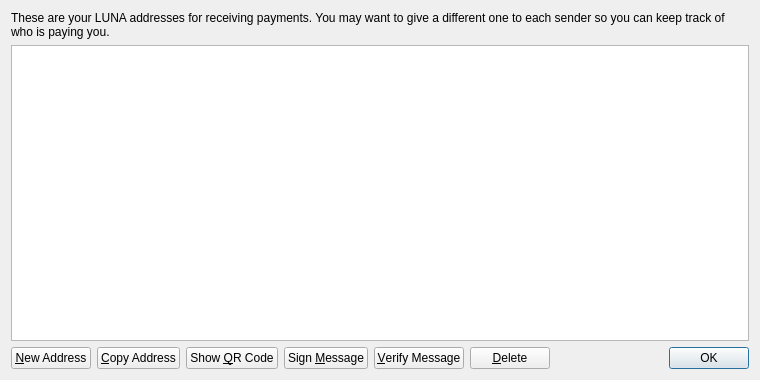
<?xml version="1.0" encoding="UTF-8"?>
<ui version="4.0">
 <class>AddressBookPage</class>
 <widget class="QWidget" name="AddressBookPage">
  <property name="geometry">
   <rect>
    <x>0</x>
    <y>0</y>
    <width>760</width>
    <height>380</height>
   </rect>
  </property>
  <property name="windowTitle">
   <string>Address Book</string>
  </property>
  <layout class="QVBoxLayout" name="verticalLayout">
   <item>
    <widget class="QLabel" name="labelExplanation">
     <property name="text">
      <string>These are your LUNA addresses for receiving payments. You may want to give a different one to each sender so you can keep track of who is paying you.</string>
     </property>
     <property name="textFormat">
      <enum>Qt::PlainText</enum>
     </property>
     <property name="wordWrap">
      <bool>true</bool>
     </property>
    </widget>
   </item>
   <item>
    <widget class="QTableView" name="tableView">
     <property name="contextMenuPolicy">
      <enum>Qt::CustomContextMenu</enum>
     </property>
     <property name="toolTip">
      <string>Double-click to edit address or label</string>
     </property>
     <property name="tabKeyNavigation">
      <bool>false</bool>
     </property>
     <property name="alternatingRowColors">
      <bool>true</bool>
     </property>
     <property name="selectionMode">
      <enum>QAbstractItemView::SingleSelection</enum>
     </property>
     <property name="selectionBehavior">
      <enum>QAbstractItemView::SelectRows</enum>
     </property>
     <property name="sortingEnabled">
      <bool>true</bool>
     </property>
     <attribute name="verticalHeaderVisible">
      <bool>false</bool>
     </attribute>
    </widget>
   </item>
   <item>
    <layout class="QHBoxLayout" name="horizontalLayout">
     <item>
      <widget class="QPushButton" name="newAddressButton">
       <property name="toolTip">
        <string>Create a new address</string>
       </property>
       <property name="text">
        <string>&amp;New Address</string>
       </property>
       <property name="icon">
        <iconset resource="../bitcoin.qrc">
         <normaloff>:/icons/add</normaloff>:/icons/add</iconset>
       </property>
      </widget>
     </item>
     <item>
      <widget class="QPushButton" name="copyToClipboard">
       <property name="toolTip">
        <string>Copy the currently selected address to the system clipboard</string>
       </property>
       <property name="text">
        <string>&amp;Copy Address</string>
       </property>
       <property name="icon">
        <iconset resource="../bitcoin.qrc">
         <normaloff>:/icons/editcopy</normaloff>:/icons/editcopy</iconset>
       </property>
      </widget>
     </item>
     <item>
      <widget class="QPushButton" name="showQRCode">
       <property name="text">
        <string>Show &amp;QR Code</string>
       </property>
       <property name="icon">
        <iconset resource="../bitcoin.qrc">
         <normaloff>:/icons/qrcode</normaloff>:/icons/qrcode</iconset>
       </property>
      </widget>
     </item>
     <item>
      <widget class="QPushButton" name="signMessage">
       <property name="toolTip">
        <string>Sign a message to prove you own a LUNA address</string>
       </property>
       <property name="text">
        <string>Sign &amp;Message</string>
       </property>
       <property name="icon">
        <iconset resource="../bitcoin.qrc">
         <normaloff>:/icons/edit</normaloff>:/icons/edit</iconset>
       </property>
      </widget>
     </item>
     <item>
      <widget class="QPushButton" name="verifyMessage">
       <property name="toolTip">
        <string>Verify a message to ensure it was signed with a specified LUNA address</string>
       </property>
       <property name="text">
        <string>&amp;Verify Message</string>
       </property>
       <property name="icon">
        <iconset resource="../bitcoin.qrc">
         <normaloff>:/icons/transaction_0</normaloff>:/icons/transaction_0</iconset>
       </property>
      </widget>
     </item>
     <item>
      <widget class="QPushButton" name="deleteButton">
       <property name="toolTip">
        <string>Delete the currently selected address from the list</string>
       </property>
       <property name="text">
        <string>&amp;Delete</string>
       </property>
       <property name="icon">
        <iconset resource="../bitcoin.qrc">
         <normaloff>:/icons/remove</normaloff>:/icons/remove</iconset>
       </property>
      </widget>
     </item>
     <item>
      <spacer name="horizontalSpacer">
       <property name="orientation">
        <enum>Qt::Horizontal</enum>
       </property>
       <property name="sizeHint" stdset="0">
        <size>
         <width>40</width>
         <height>20</height>
        </size>
       </property>
      </spacer>
     </item>
     <item>
      <widget class="QDialogButtonBox" name="buttonBox">
       <property name="sizePolicy">
        <sizepolicy hsizetype="Maximum" vsizetype="Fixed">
         <horstretch>0</horstretch>
         <verstretch>0</verstretch>
        </sizepolicy>
       </property>
       <property name="standardButtons">
        <set>QDialogButtonBox::Ok</set>
       </property>
      </widget>
     </item>
    </layout>
   </item>
  </layout>
 </widget>
 <resources>
  <include location="../bitcoin.qrc"/>
 </resources>
 <connections/>
</ui>
